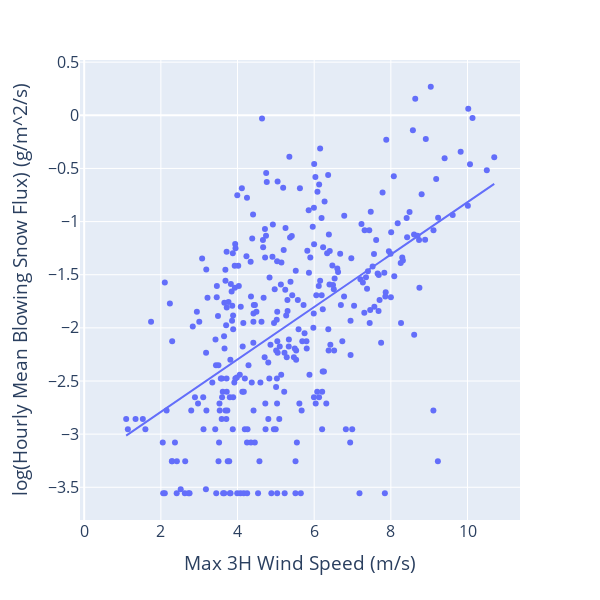

Notebook source saved alongside this figure:
### Code cell
max_val = sos_3H_max_wspd_ds['w_h2o__3m_uw'].mean()+(sos_3H_max_wspd_ds['w_h2o__3m_uw'].std()*3)
min_val = sos_3H_max_wspd_ds['w_h2o__3m_uw'].mean()-(sos_3H_max_wspd_ds['w_h2o__3m_uw'].std()*3)
sos_3H_max_wspd_ds['bsf'] = np.log10(sos_3H_max_wspd_ds['SF_avg_1m_ue']+sos_3H_max_wspd_ds['SF_avg_2m_ue']).where(sos_3H_max_wspd_ds['SF_avg_1m_ue']+sos_3H_max_wspd_ds['SF_avg_2m_ue']>0)
fig = px.scatter(sos_3H_max_wspd_ds.where((sos_3H_max_wspd_ds['w_h2o__3m_uw']<max_val) &
                                          (sos_3H_max_wspd_ds['w_h2o__3m_uw']>min_val) 
                                            # (sos_3H_max_wspd_ds['spd_10m_ue']>=4)
                                          ),
                 x='spd_10m_ue',
                y='bsf',
                trendline='ols',)
# update the layout
fig.update_layout(
    xaxis_title="Max 3H Wind Speed (m/s)",
    yaxis_title="log(Hourly Mean Blowing Snow Flux) (g/m^2/s)",
    # log scale on y-axis
    # yaxis_type="log",
    font=dict(size=16),
    height=600,
    width=600
)

### Figure 1 — Plotly figure (JSON) as saved in the notebook; plotly's stock layout.template omitted (floating-point values rounded to 4 significant figures; data arrays with more than 128 entries replaced by an {"elided": "..."} marker saying what was removed)
{"data": [{"hovertemplate": "spd_10m_ue=%{x}<br>bsf=%{y}<extra></extra>", "legendgroup": "", "marker": {"color": "#636efa", "symbol": "circle"}, "mode": "markers", "name": "", "orientation": "v", "showlegend": false, "type": "scatter", "x": {"elided": "968 float values"}, "xaxis": "x", "y": {"elided": "968 float values"}, "yaxis": "y"}, {"hovertemplate": "<b>OLS trendline</b><br>bsf = 0.246715 * spd_10m_ue + -3.28393<br>R<sup>2</sup>=0.293436<br><br>spd_10m_ue=%{x}<br>bsf=%{y} <b>(trend)</b><extra></extra>", "legendgroup": "", "marker": {"color": "#636efa", "symbol": "circle"}, "mode": "lines", "name": "", "showlegend": false, "type": "scatter", "x": {"elided": "335 float values"}, "xaxis": "x", "y": {"elided": "335 float values"}, "yaxis": "y"}], "layout": {"font": {"size": 16}, "height": 600, "legend": {"tracegroupgap": 0}, "margin": {"t": 60}, "width": 600, "xaxis": {"anchor": "y", "domain": [0, 1], "title": {"text": "Max 3H Wind Speed (m/s)"}}, "yaxis": {"anchor": "x", "domain": [0, 1], "title": {"text": "log(Hourly Mean Blowing Snow Flux) (g/m^2/s)"}}}}
